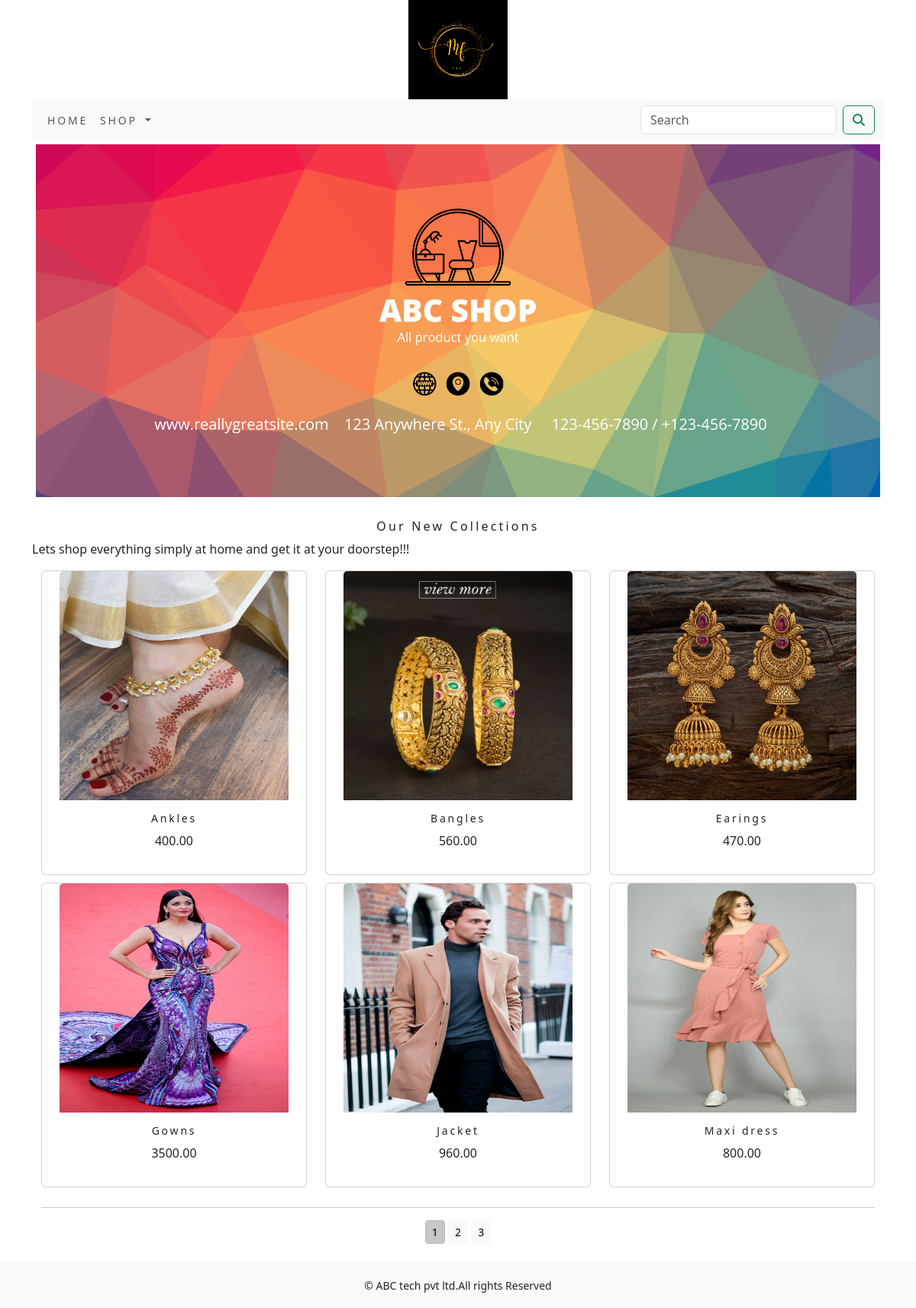
The app's page /shop/ with its own data.
### shop/models.py (models this page shows, shortened)
class Product(models.Model):
    name = models.CharField(max_length=250, unique=True)
    slug = models.SlugField(max_length=250, unique=True)
    description = models.TextField(blank=True)
    price = models.DecimalField(max_digits=10, decimal_places=2)
    category = models.ForeignKey(Category, on_delete=models.CASCADE)
    image = models.ImageField(upload_to='product', blank=True)
    stock = models.IntegerField()
    available = models.BooleanField(default=True)
    created = models.DateTimeField(auto_now_add=True)
    updated = models.DateTimeField(auto_now=True)
    def get_url(self):
        return   reverse('shop:prodCatdetail',args=[self.category.slug,self.slug])
    class Meta:
        ordering = ('name',)
        verbose_name = 'product'
        verbose_name_plural = 'products'

### shop/views.py (the view)
# urls.py: path('',views.allProdCat,name='allProdCat'),
def allProdCat(request, c_slug=None):
    c_page = None
    products_list = None
    if c_slug != None:
        c_page = get_object_or_404(Category, slug=c_slug)
        products_list = Product.objects.all().filter(category=c_page,available=True)
    else:
        products_list = Product.objects.all().filter(available=True)
    paginator = Paginator(products_list, 6)
    try:
        page = int(request.GET.get('page', '1'))
    except:
        page = 1
    try:
        products = paginator.page(page)
    except (EmptyPage, InvalidPage):
        products = paginator.page(paginator.num_pages)
    return render(request, "category.html", {'category': c_page, 'products':products})

### shop/context_processors.py (called while the page is built)
def menu_link(request):
    links=Category.objects.all()
    return dict(links=links)

### shop/models.py (called while the page is built)
    def get_url(self):
        return  reverse('shop:products_by_category',args=[self.slug])

### templates/category.html (shortened to what this page needs)
{% extends 'base.html' %}
{% load static %}
{% block content %}
<div class="mx_auto">
    {% if category %}
        <img class="my_image" src="{{category.image.url}}" alt="{{category.name}}">
</div>
    <br>
<div>
       <h1 class="text-center my_title">{{category.name}}</h1>
       <p class="text-justify">{{category.description}}</p>
</div>
   <div>
       {% else %}
       <img class="my_image my_image_padding" src="{% static 'img/banner.png' %}" alt="Our New Collections" width="1500px;" height="300px;">
   </div>
<br>
<div>
    <h1 class="text-center my_title"> Our New Collections</h1>
    <p class="text-justify"> Lets shop everything simply at home and get it at your doorstep!!! </p>
</div>
   {% endif %}
<div class="container">
    <div class="row mx_auto">
        {% for product in products.object_list %}
        <div class="my_bottom_margin col-9 col-sm-12 col-md-4 col-lg-4">
            <div class="card text-center" style="min-width:12rem;">
                <a href="{{product.get_url}}"> <img class="card-img-top my_image" src="{{product.image.url}}" alt="{{product.name}}" style="width:300px;height:300px;"></a>
                <div class="card-body">
                    <h4>{{product.name}}</h4>
                    <p>{{product.price}}</p>
               </div>
            </div>
        </div>
        {% endfor %}
    </div>
    <div class="mx_auto">
        {% if products.paginator.num_pages > 1 %}
        <hr>
        <div class="text-center">
            {% for pg in products.paginator.page_range %}
               <a href="?page={{pg}}" class="btn btn-light btn-sm {% if products.number == pg %} active {% endif %}">{{pg}}</a>
            {% endfor %}
        </div>
         {% endif %}
    </div>
    <br>
</div>
{% endblock %}

### templates/base.html (shortened to what this page needs)
{% load static %}
<!DOCTYPE html>
<html lang="en">
<head>
    <link rel="stylesheet" href="{% static 'css/custom.css' %}">
    <link href="{% static 'css/bootstrap.min.css' %}" rel="stylesheet">
</head>
<body class="d-flex flex-column min-vh-100">
<div class="container">
{% include 'header.html' %}
{% include 'nav.html' %}
{% block content %}
{% endblock %}
</div>
{% include 'footer.html' %}
</body>
</html>

### templates/header.html
{% load static %}
<header>
    <center>
       <a href="{% url 'shop:allProdCat' %}"></a><img src="{% static 'img/logo.png'%}" alt="logimage" width="130px" height="130px">
    </center>
</header>

### templates/nav.html (shortened to what this page needs)
<nav class="navbar navbar-expand-lg bg-body-tertiary">
  <div class="container-fluid">
    <div class="collapse navbar-collapse" id="navbarSupportedContent">
      <ul class="navbar-nav me-auto mb-2 mb-lg-0">
        <li class="nav-item">
          <a class="nav-link" href="{% url 'shop:allProdCat' %}">Home</a>
        </li>
        <li class="nav-item dropdown {% if 'shop' in request.path %} active {% endif %}">
          <a class="nav-link dropdown-toggle" href="#" role="button" data-bs-toggle="dropdown" aria-expanded="false">
            Shop
          </a>
        </li>
      </ul>
      <form class="d-flex" action="{% url 'search_app:SearchResult' %}" method="get">
        <input class="form-control me-2" type="search" placeholder="Search" name="q" aria-label="Search">
        <button class="btn btn-outline-success" type="submit"><i class="fa fa-search"></i></button>
      </form>
    </div>
  </div>
</nav>

### templates/footer.html
  <footer class="mt-auto">
<div class="footer navbar-fixed-bottom my_footer">
  <p class="text-center"> &copy; ABC tech pvt ltd.All rights Reserved</p>
</div>
      </footer>

### static/css/custom.css (style rules this page uses)
body { font-family: 'Roboto', sans-serif; }
.nav-item { letter-spacing: .2em; font-size :14px; text-transform :uppercase; }
.my_footer { background-color:#f8f9fa; height:60px; }
.my_footer p { padding-top:20px; font-size:14px; }
.my_image { width:100%; height:auto; }
.my_title { font-size:16px; text_transform:uppercase; letter-spacing:.2em; }
.my_image_padding { padding:5px; }
.my_bottom_margin { margin-bottom:10px; }
.card-body h4 { font-size:14px; text-text_transform:uppercase; letter-spacing:.2em; }

### records on screen
Product: image (picture), name "Ankles", price "400.00"
Product: image (picture), name "Bangles", price "560.00"
Product: image (picture), name "Earings", price "470.00"
Product: image (picture), name "Gowns", price "3500.00"
Product: image (picture), name "Jacket", price "960.00"
Product: image (picture), name "Maxi dress", price "800.00"

### other values on screen
{{ pg }} "1" "2" "3"
